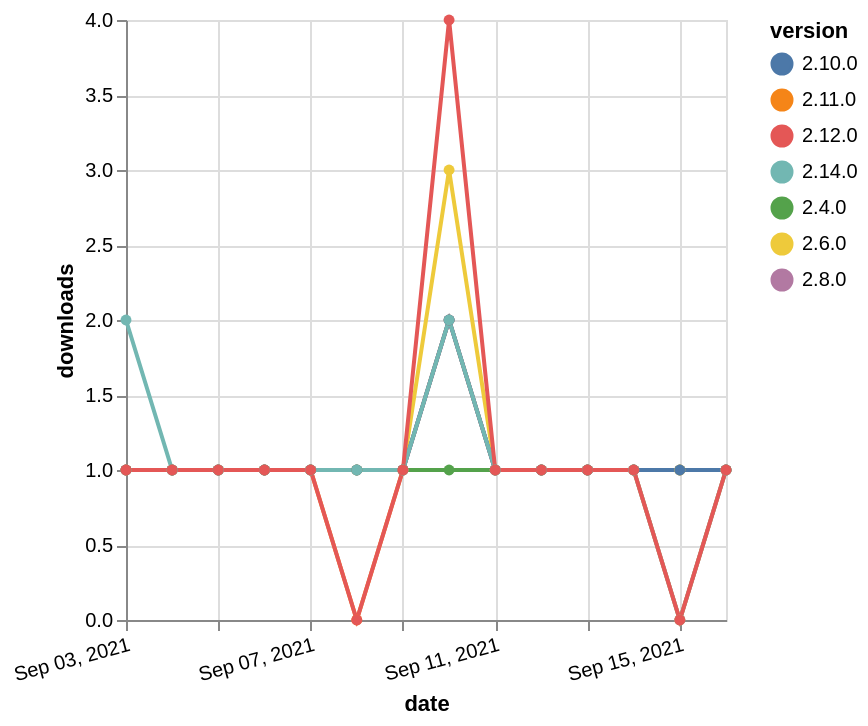

Express this chart as Vega-Lite.
### Vega-Lite specification from a JSON file in a GitHub repository (floating-point values rounded to 4 significant figures)
{"$schema": "https://vega.github.io/schema/vega-lite/v5.json", "description": "A simple bar chart with embedded data.", "data": {"values": [{"date": "2021-09-03", "total": 227, "delta": 1, "version": "2.4.0"}, {"date": "2021-09-04", "total": 228, "delta": 1, "version": "2.4.0"}, {"date": "2021-09-05", "total": 229, "delta": 1, "version": "2.4.0"}, {"date": "2021-09-06", "total": 230, "delta": 1, "version": "2.4.0"}, {"date": "2021-09-07", "total": 231, "delta": 1, "version": "2.4.0"}, {"date": "2021-09-08", "total": 232, "delta": 1, "version": "2.4.0"}, {"date": "2021-09-09", "total": 233, "delta": 1, "version": "2.4.0"}, {"date": "2021-09-10", "total": 234, "delta": 1, "version": "2.4.0"}, {"date": "2021-09-11", "total": 235, "delta": 1, "version": "2.4.0"}, {"date": "2021-09-12", "total": 236, "delta": 1, "version": "2.4.0"}, {"date": "2021-09-13", "total": 237, "delta": 1, "version": "2.4.0"}, {"date": "2021-09-14", "total": 238, "delta": 1, "version": "2.4.0"}, {"date": "2021-09-15", "total": 239, "delta": 1, "version": "2.4.0"}, {"date": "2021-09-16", "total": 240, "delta": 1, "version": "2.4.0"}, {"date": "2021-09-03", "total": 133, "delta": 1, "version": "2.11.0"}, {"date": "2021-09-04", "total": 134, "delta": 1, "version": "2.11.0"}, {"date": "2021-09-05", "total": 135, "delta": 1, "version": "2.11.0"}, {"date": "2021-09-06", "total": 136, "delta": 1, "version": "2.11.0"}, {"date": "2021-09-07", "total": 137, "delta": 1, "version": "2.11.0"}, {"date": "2021-09-08", "total": 137, "delta": 0, "version": "2.11.0"}, {"date": "2021-09-09", "total": 138, "delta": 1, "version": "2.11.0"}, {"date": "2021-09-10", "total": 140, "delta": 2, "version": "2.11.0"}, {"date": "2021-09-11", "total": 141, "delta": 1, "version": "2.11.0"}, {"date": "2021-09-12", "total": 142, "delta": 1, "version": "2.11.0"}, {"date": "2021-09-13", "total": 143, "delta": 1, "version": "2.11.0"}, {"date": "2021-09-14", "total": 144, "delta": 1, "version": "2.11.0"}, {"date": "2021-09-15", "total": 144, "delta": 0, "version": "2.11.0"}, {"date": "2021-09-16", "total": 145, "delta": 1, "version": "2.11.0"}, {"date": "2021-09-03", "total": 163, "delta": 1, "version": "2.8.0"}, {"date": "2021-09-04", "total": 164, "delta": 1, "version": "2.8.0"}, {"date": "2021-09-05", "total": 165, "delta": 1, "version": "2.8.0"}, {"date": "2021-09-06", "total": 166, "delta": 1, "version": "2.8.0"}, {"date": "2021-09-07", "total": 167, "delta": 1, "version": "2.8.0"}, {"date": "2021-09-08", "total": 168, "delta": 1, "version": "2.8.0"}, {"date": "2021-09-09", "total": 169, "delta": 1, "version": "2.8.0"}, {"date": "2021-09-10", "total": 171, "delta": 2, "version": "2.8.0"}, {"date": "2021-09-11", "total": 172, "delta": 1, "version": "2.8.0"}, {"date": "2021-09-12", "total": 173, "delta": 1, "version": "2.8.0"}, {"date": "2021-09-13", "total": 174, "delta": 1, "version": "2.8.0"}, {"date": "2021-09-14", "total": 175, "delta": 1, "version": "2.8.0"}, {"date": "2021-09-15", "total": 176, "delta": 1, "version": "2.8.0"}, {"date": "2021-09-16", "total": 177, "delta": 1, "version": "2.8.0"}, {"date": "2021-09-03", "total": 298, "delta": 1, "version": "2.6.0"}, {"date": "2021-09-04", "total": 299, "delta": 1, "version": "2.6.0"}, {"date": "2021-09-05", "total": 300, "delta": 1, "version": "2.6.0"}, {"date": "2021-09-06", "total": 301, "delta": 1, "version": "2.6.0"}, {"date": "2021-09-07", "total": 302, "delta": 1, "version": "2.6.0"}, {"date": "2021-09-08", "total": 303, "delta": 1, "version": "2.6.0"}, {"date": "2021-09-09", "total": 304, "delta": 1, "version": "2.6.0"}, {"date": "2021-09-10", "total": 307, "delta": 3, "version": "2.6.0"}, {"date": "2021-09-11", "total": 308, "delta": 1, "version": "2.6.0"}, {"date": "2021-09-12", "total": 309, "delta": 1, "version": "2.6.0"}, {"date": "2021-09-13", "total": 310, "delta": 1, "version": "2.6.0"}, {"date": "2021-09-14", "total": 311, "delta": 1, "version": "2.6.0"}, {"date": "2021-09-15", "total": 312, "delta": 1, "version": "2.6.0"}, {"date": "2021-09-16", "total": 313, "delta": 1, "version": "2.6.0"}, {"date": "2021-09-03", "total": 144, "delta": 1, "version": "2.10.0"}, {"date": "2021-09-04", "total": 145, "delta": 1, "version": "2.10.0"}, {"date": "2021-09-05", "total": 146, "delta": 1, "version": "2.10.0"}, {"date": "2021-09-06", "total": 147, "delta": 1, "version": "2.10.0"}, {"date": "2021-09-07", "total": 148, "delta": 1, "version": "2.10.0"}, {"date": "2021-09-08", "total": 149, "delta": 1, "version": "2.10.0"}, {"date": "2021-09-09", "total": 150, "delta": 1, "version": "2.10.0"}, {"date": "2021-09-10", "total": 152, "delta": 2, "version": "2.10.0"}, {"date": "2021-09-11", "total": 153, "delta": 1, "version": "2.10.0"}, {"date": "2021-09-12", "total": 154, "delta": 1, "version": "2.10.0"}, {"date": "2021-09-13", "total": 155, "delta": 1, "version": "2.10.0"}, {"date": "2021-09-14", "total": 156, "delta": 1, "version": "2.10.0"}, {"date": "2021-09-15", "total": 157, "delta": 1, "version": "2.10.0"}, {"date": "2021-09-16", "total": 158, "delta": 1, "version": "2.10.0"}, {"date": "2021-09-03", "total": 116, "delta": 2, "version": "2.14.0"}, {"date": "2021-09-04", "total": 117, "delta": 1, "version": "2.14.0"}, {"date": "2021-09-05", "total": 118, "delta": 1, "version": "2.14.0"}, {"date": "2021-09-06", "total": 119, "delta": 1, "version": "2.14.0"}, {"date": "2021-09-07", "total": 120, "delta": 1, "version": "2.14.0"}, {"date": "2021-09-08", "total": 121, "delta": 1, "version": "2.14.0"}, {"date": "2021-09-09", "total": 122, "delta": 1, "version": "2.14.0"}, {"date": "2021-09-10", "total": 124, "delta": 2, "version": "2.14.0"}, {"date": "2021-09-11", "total": 125, "delta": 1, "version": "2.14.0"}, {"date": "2021-09-12", "total": 126, "delta": 1, "version": "2.14.0"}, {"date": "2021-09-13", "total": 127, "delta": 1, "version": "2.14.0"}, {"date": "2021-09-14", "total": 128, "delta": 1, "version": "2.14.0"}, {"date": "2021-09-15", "total": 128, "delta": 0, "version": "2.14.0"}, {"date": "2021-09-16", "total": 129, "delta": 1, "version": "2.14.0"}, {"date": "2021-09-03", "total": 189, "delta": 1, "version": "2.12.0"}, {"date": "2021-09-04", "total": 190, "delta": 1, "version": "2.12.0"}, {"date": "2021-09-05", "total": 191, "delta": 1, "version": "2.12.0"}, {"date": "2021-09-06", "total": 192, "delta": 1, "version": "2.12.0"}, {"date": "2021-09-07", "total": 193, "delta": 1, "version": "2.12.0"}, {"date": "2021-09-08", "total": 193, "delta": 0, "version": "2.12.0"}, {"date": "2021-09-09", "total": 194, "delta": 1, "version": "2.12.0"}, {"date": "2021-09-10", "total": 198, "delta": 4, "version": "2.12.0"}, {"date": "2021-09-11", "total": 199, "delta": 1, "version": "2.12.0"}, {"date": "2021-09-12", "total": 200, "delta": 1, "version": "2.12.0"}, {"date": "2021-09-13", "total": 201, "delta": 1, "version": "2.12.0"}, {"date": "2021-09-14", "total": 202, "delta": 1, "version": "2.12.0"}, {"date": "2021-09-15", "total": 202, "delta": 0, "version": "2.12.0"}, {"date": "2021-09-16", "total": 203, "delta": 1, "version": "2.12.0"}]}, "width": "container", "mark": {"type": "line", "point": {"filled": true}}, "encoding": {"x": {"field": "date", "type": "temporal", "timeUnit": "yearmonthdate", "title": "date", "axis": {"labelAngle": -15}}, "y": {"field": "delta", "type": "quantitative", "title": "downloads"}, "color": {"field": "version", "type": "nominal"}, "tooltip": {"field": "delta"}}}
